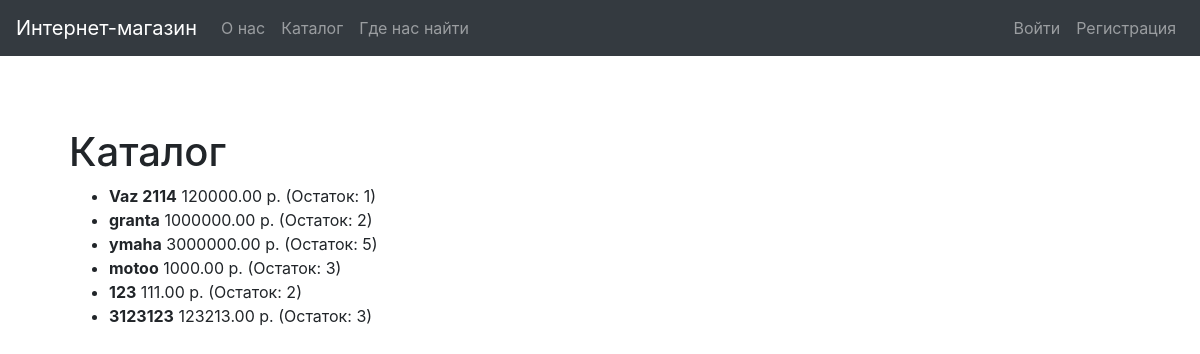
The page / on the database its author committed.
### demo/models.py (models this page shows, shortened)
class Product(models.Model):
    name = models.CharField(max_length=254, verbose_name='Имя', blank=False)
    date = models.DateTimeField( verbose_name='дата обновления', auto_now_add=True)
    photo_file = models.ImageField(max_length=254, upload_to=get_name_file,
                                   blank=True, null=True,
                                   validators=[FileExtensionValidator(allowed_extensions=['png','jpg','jpeg'])])
    year = models.IntegerField(verbose_name='Год производства', blank=True)
    coutry = models.CharField(max_length=254, verbose_name='Страна производства', blank=True)
    price = models.DecimalField(verbose_name='Стоимость', max_digits=10, decimal_places=2, blank=False,
                                     default=0.00)
    count = models.IntegerField(verbose_name='Количество', blank=False, default=0)
    category = models.ForeignKey('Category', verbose_name='Категория', on_delete=models.CASCADE)

### demo/views.py (the view)
# urls.py: path('', catalog, name='catalog'),
def catalog(request):
    products = Product.objects.filter(count__gte=1)
    return render(request, 'demo/catalog.html',
                  context={'products': products})

### templates/demo/catalog.html (shortened to what this page needs)
{% extends "index.html" %}
{% block content %}
    <h1>Каталог</h1>
    <ul>
        {% for item in products %}
            <li>
                <b>{{ item.name }}</b> {{ item.price }} р. (Остаток: {{ item.count }})
            </li>
        {% endfor %}
    </ul>
{% endblock %}

### templates/index.html (shortened to what this page needs)
<!doctype html>
<html lang="ru">
<head>
    {% load static %}
    <link rel="stylesheet" href="{% static 'css/bootstrap.min.css' %}">
    <link rel="stylesheet" href="{% static 'css/main.css' %}">
</head>
<body>
 <nav class="navbar navbar-expand-md navbar-dark bg-dark fixed-top">
     <a class="navbar-brand" href="#">Интернет-магазин</a>
     <div class="collapse navbar-collapse" id="navbarsExmapleDefault">
         {% block sidebar %}
         <ul class="navbar-nav mr-auto">
             <li class="nav-item">
                 <a class="nav-link" href="{% url 'about' %}">О нас</a>
             </li>
             <li class="nav-item">
                 <a class="nav-link" href="{% url 'catalog' %}">Каталог</a>
             </li>
             <li class="nav-item">
                 <a class="nav-link" href="{% url 'contact' %}">Где нас найти</a>
             </li>
         </ul>
         {% endblock %}
     </div>
       <ul class="navbar-nav mr-auto">
           {% if user.is_authenticated %}
             <li class="nav-item">
                 <a class="nav-link" href="{% url 'cart' %}">Корзина</a>
             </li>
             <li class="nav-item">
                 <a class="nav-link" href="{% url 'orders' %}">Мои заказы</a>
             </li>
             <li class="nav-item">
                 <a class="nav-link" href="{% url 'logout' %}">Выйти ({{ user.username }})</a>
             </li>
           {% else %}
                        <li class="nav-item">
                 <a class="nav-link" href="{% url 'login' %}">Войти</a>
             </li>
                        <li class="nav-item">
                 <a class="nav-link" href="{% url 'register' %}">Регистрация</a>
             </li>
           {% endif %}
         </ul>
 </nav>
         <main role="main" class="container">
             <div class="starter-template">
                 {% block content %}{% endblock %}
             </div>
         </main>
</body>
</html>

### demo/static/css/main.css (style rules this page uses)
body { padding-top: 5rem; }
.starter-template { padding: 3rem 1.5rem; }

### rows shown on the page
Product: name "Vaz 2114", price "120000.00", count "1"
Product: name "granta", price "1000000.00", count "2"
Product: name "ymaha", price "3000000.00", count "5"
Product: name "motoo", price "1000.00", count "3"
Product: name "123", price "111.00", count "2"
Product: name "3123123", price "123213.00", count "3"
